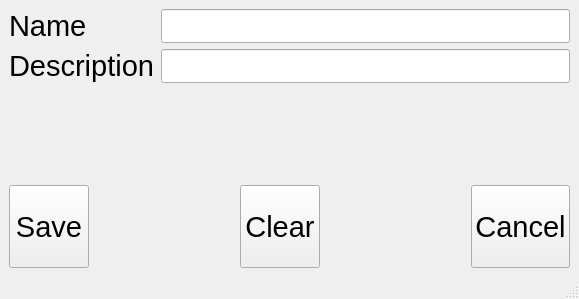
<?xml version="1.0" encoding="UTF-8"?>
<ui version="4.0">
 <class>createNameDescObj</class>
 <widget class="QMainWindow" name="createNameDescObj">
  <property name="geometry">
   <rect>
    <x>0</x>
    <y>0</y>
    <width>579</width>
    <height>299</height>
   </rect>
  </property>
  <property name="windowTitle">
   <string>Create job title</string>
  </property>
  <widget class="QWidget" name="centralwidget">
   <layout class="QVBoxLayout" name="verticalLayout">
    <item>
     <layout class="QFormLayout" name="formLayout">
      <property name="labelAlignment">
       <set>Qt::AlignLeading|Qt::AlignLeft|Qt::AlignVCenter</set>
      </property>
      <item row="0" column="0">
       <widget class="QLabel" name="nameLabel">
        <property name="font">
         <font>
          <pointsize>22</pointsize>
         </font>
        </property>
        <property name="text">
         <string>Name</string>
        </property>
       </widget>
      </item>
      <item row="0" column="1">
       <widget class="QLineEdit" name="nameLineEdit">
        <property name="sizePolicy">
         <sizepolicy hsizetype="Expanding" vsizetype="Preferred">
          <horstretch>0</horstretch>
          <verstretch>0</verstretch>
         </sizepolicy>
        </property>
       </widget>
      </item>
      <item row="1" column="0">
       <widget class="QLabel" name="descriptionLabel">
        <property name="font">
         <font>
          <pointsize>22</pointsize>
         </font>
        </property>
        <property name="text">
         <string>Description</string>
        </property>
       </widget>
      </item>
      <item row="1" column="1">
       <widget class="QLineEdit" name="descriptionLineEdit">
        <property name="sizePolicy">
         <sizepolicy hsizetype="Expanding" vsizetype="Preferred">
          <horstretch>0</horstretch>
          <verstretch>0</verstretch>
         </sizepolicy>
        </property>
       </widget>
      </item>
     </layout>
    </item>
    <item>
     <spacer name="verticalSpacer">
      <property name="orientation">
       <enum>Qt::Vertical</enum>
      </property>
      <property name="sizeType">
       <enum>QSizePolicy::Maximum</enum>
      </property>
      <property name="sizeHint" stdset="0">
       <size>
        <width>20</width>
        <height>86</height>
       </size>
      </property>
     </spacer>
    </item>
    <item>
     <layout class="QHBoxLayout" name="horizontalLayout">
      <item>
       <widget class="QPushButton" name="save_btn">
        <property name="sizePolicy">
         <sizepolicy hsizetype="Minimum" vsizetype="Preferred">
          <horstretch>0</horstretch>
          <verstretch>0</verstretch>
         </sizepolicy>
        </property>
        <property name="font">
         <font>
          <pointsize>22</pointsize>
         </font>
        </property>
        <property name="text">
         <string>Save</string>
        </property>
       </widget>
      </item>
      <item>
       <spacer name="horizontalSpacer">
        <property name="orientation">
         <enum>Qt::Horizontal</enum>
        </property>
        <property name="sizeHint" stdset="0">
         <size>
          <width>40</width>
          <height>20</height>
         </size>
        </property>
       </spacer>
      </item>
      <item>
       <widget class="QPushButton" name="clear_btn">
        <property name="sizePolicy">
         <sizepolicy hsizetype="Minimum" vsizetype="Preferred">
          <horstretch>0</horstretch>
          <verstretch>0</verstretch>
         </sizepolicy>
        </property>
        <property name="font">
         <font>
          <pointsize>22</pointsize>
         </font>
        </property>
        <property name="text">
         <string>Clear</string>
        </property>
       </widget>
      </item>
      <item>
       <spacer name="horizontalSpacer_2">
        <property name="orientation">
         <enum>Qt::Horizontal</enum>
        </property>
        <property name="sizeHint" stdset="0">
         <size>
          <width>40</width>
          <height>20</height>
         </size>
        </property>
       </spacer>
      </item>
      <item>
       <widget class="QPushButton" name="cancel_btn">
        <property name="sizePolicy">
         <sizepolicy hsizetype="Minimum" vsizetype="Preferred">
          <horstretch>0</horstretch>
          <verstretch>0</verstretch>
         </sizepolicy>
        </property>
        <property name="font">
         <font>
          <pointsize>22</pointsize>
         </font>
        </property>
        <property name="text">
         <string>Cancel</string>
        </property>
       </widget>
      </item>
     </layout>
    </item>
   </layout>
  </widget>
  <widget class="QStatusBar" name="statusbar"/>
 </widget>
 <resources/>
 <connections>
  <connection>
   <sender>clear_btn</sender>
   <signal>clicked()</signal>
   <receiver>nameLineEdit</receiver>
   <slot>clear()</slot>
   <hints>
    <hint type="sourcelabel">
     <x>238</x>
     <y>257</y>
    </hint>
    <hint type="destinationlabel">
     <x>219</x>
     <y>20</y>
    </hint>
   </hints>
  </connection>
  <connection>
   <sender>clear_btn</sender>
   <signal>clicked()</signal>
   <receiver>descriptionLineEdit</receiver>
   <slot>clear()</slot>
   <hints>
    <hint type="sourcelabel">
     <x>242</x>
     <y>262</y>
    </hint>
    <hint type="destinationlabel">
     <x>246</x>
     <y>66</y>
    </hint>
   </hints>
  </connection>
  <connection>
   <sender>cancel_btn</sender>
   <signal>clicked()</signal>
   <receiver>createNameDescObj</receiver>
   <slot>close()</slot>
   <hints>
    <hint type="sourcelabel">
     <x>568</x>
     <y>266</y>
    </hint>
    <hint type="destinationlabel">
     <x>250</x>
     <y>160</y>
    </hint>
   </hints>
  </connection>
 </connections>
</ui>
